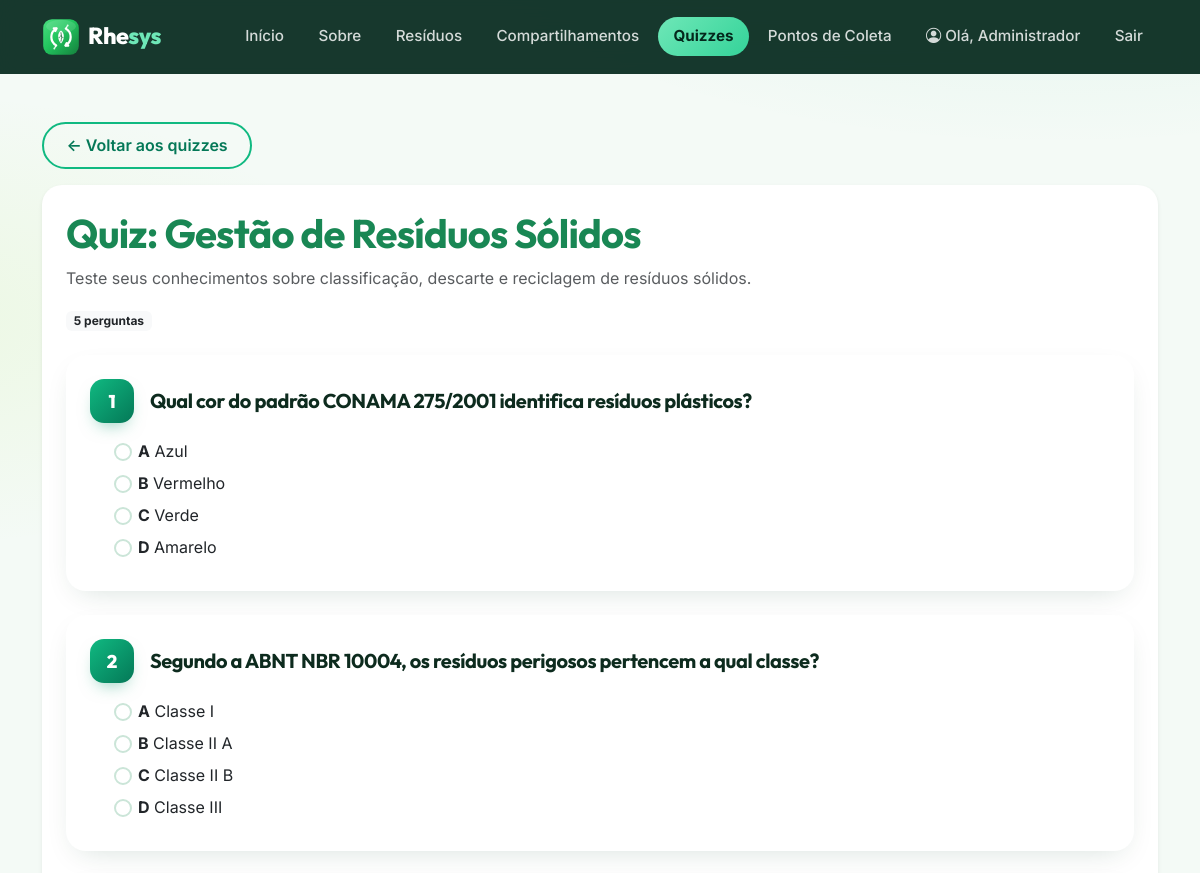
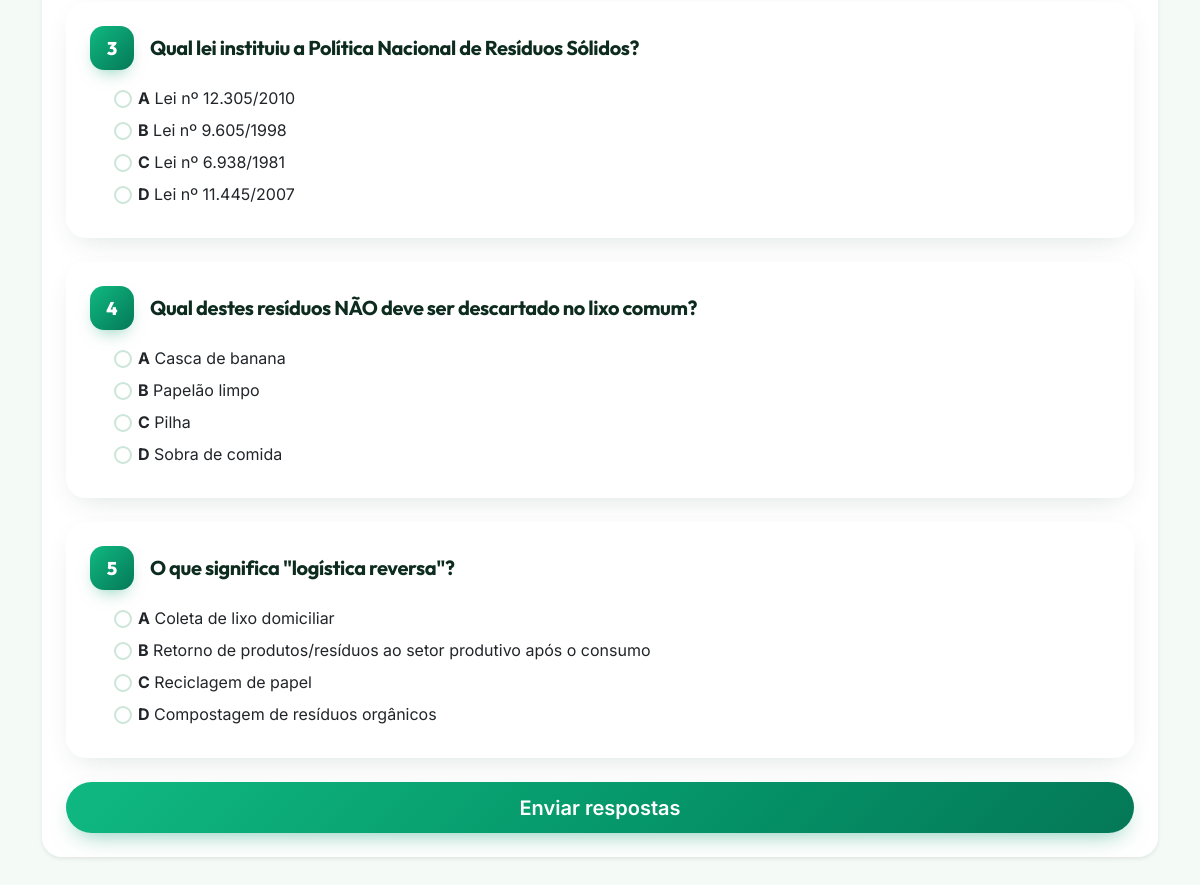
Screenshot of /pages/quiz.php?id=1 (signed in) with the database file from the repository (2 pictures, top to bottom).
### tables this page shows
CREATE TABLE quiz (
    id_quiz INT AUTO_INCREMENT PRIMARY KEY,
    titulo VARCHAR(150) NOT NULL,
    descricao TEXT
);

CREATE TABLE pergunta (
    id_pergunta INT AUTO_INCREMENT PRIMARY KEY,
    id_quiz INT NOT NULL,
    enunciado TEXT NOT NULL,
    alternativa_a VARCHAR(255) NOT NULL,
    alternativa_b VARCHAR(255) NOT NULL,
    alternativa_c VARCHAR(255) NOT NULL,
    alternativa_d VARCHAR(255) NOT NULL,
    resposta_correta CHAR(1) NOT NULL,
    INDEX idx_pergunta_quiz (id_quiz),
    CONSTRAINT fk_pergunta_quiz
        FOREIGN KEY (id_quiz) REFERENCES quiz(id_quiz)
        ON DELETE CASCADE ON UPDATE CASCADE,
    CONSTRAINT chk_resposta_correta
        CHECK (resposta_correta IN ('a', 'b', 'c', 'd'))
);

### pages/quiz.php (the view, shortened to what this page needs)
<?php
require_once __DIR__ . '/../config/conexao.php';
require __DIR__ . '/../includes/header.php';
$id_quiz = isset($_GET['id']) ? (int)$_GET['id'] : 0;
    ?>
    <?php
if ($id_quiz > 0) {
    $sql_quiz = "SELECT * FROM quiz WHERE id_quiz = :id";
    $stmt_quiz = $pdo->prepare($sql_quiz);
    $stmt_quiz->bindValue(':id', $id_quiz, PDO::PARAM_INT);
    $stmt_quiz->execute();
    $quiz = $stmt_quiz->fetch();
    $sql_perguntas = "SELECT * FROM pergunta WHERE id_quiz = :id ORDER BY id_pergunta";
    $stmt_perguntas = $pdo->prepare($sql_perguntas);
    $stmt_perguntas->bindValue(':id', $id_quiz, PDO::PARAM_INT);
    $stmt_perguntas->execute();
    $perguntas = $stmt_perguntas->fetchAll();
    ?>
    <a href="quiz.php" class="btn btn-outline-success mb-3">&larr; Voltar aos quizzes</a>
    <div class="card shadow-sm">
        <div class="card-body p-4">
            <h1 class="card-title text-success"><?php echo htmlspecialchars($quiz['titulo']); ?></h1>
            <p class="text-muted"><?php echo htmlspecialchars($quiz['descricao']); ?></p>
            <p class="badge bg-light text-dark mb-4"><?php echo count($perguntas); ?> perguntas</p>
            <?php if (count($perguntas) === 0): ?>
                <div class="alert alert-info">Este quiz ainda não possui perguntas cadastradas.</div>
            <?php else: ?>
                <form method="POST" action="quiz.php?id=<?php echo $id_quiz; ?>">
                    <?php foreach ($perguntas as $index => $p): ?>
                        <div class="info-card mb-4">
                            <div class="card-body p-4">
                                <div class="d-flex align-items-center gap-3 mb-3">
                                    <div class="q-num"><?php echo $index + 1; ?></div>
                                    <h5 class="mb-0"><?php echo htmlspecialchars($p['enunciado']); ?></h5>
                                </div>
                                <div class="ms-4">
                                    <?php foreach (['a', 'b', 'c', 'd'] as $alt): ?>
                                        <div class="form-check mb-2 quiz-option">
                                            <input class="form-check-input" type="radio"
                                                   name="respostas[<?php echo $p['id_pergunta']; ?>]"
                                                   id="p<?php echo $p['id_pergunta']; ?>_<?php echo $alt; ?>"
                                                   value="<?php echo $alt; ?>" required>
                                            <label class="form-check-label" for="p<?php echo $p['id_pergunta']; ?>_<?php echo $alt; ?>">
                                                <strong><?php echo strtoupper($alt); ?></strong>
                                                <?php echo htmlspecialchars($p['alternativa_' . $alt]); ?>
                                            </label>
                                        </div>
                                    <?php endforeach; ?>
                                </div>
                            </div>
                        </div>
                    <?php endforeach; ?>
                    <button type="submit" class="btn btn-success btn-lg w-100">
                        Enviar respostas
                    </button>
                </form>
            <?php endif; ?>
        </div>
    </div>
    <?php
    require __DIR__ . '/../includes/footer.php';
    exit;
}
?>
<?php require __DIR__ . '/../includes/footer.php'; ?>

### css/style.css (style rules this page uses)
:root { --rhe-50: #ecfdf5; --rhe-100: #d1fae5; --rhe-200: #a7f3d0; --rhe-300: #6ee7b7; --rhe-400: #34d399; --rhe-500: #10b981; --rhe-600: #059669; --rhe-700: #047857; --rhe-800: #065f46; --rhe-900: #064e3b; --rhe-950: #04281c; --rhe-ink: #0d2b1e; --rhe-lime: #a3e635; --rhe-bg: #f4faf6; --rhe-radius: 1.25rem; --rhe-shadow: 0 10px 30px -12px rgba(4, 66, 41, .18); --rhe-shadow-lg: 0 24px 60px -20px rgba(4, 66, 41, .35); }
* { -webkit-tap-highlight-color: transparent; }
html { scroll-behavior: smooth; }
body { font-family: 'Inter', system-ui, -apple-system, 'Segoe UI', sans-serif; background: radial-gradient(1100px 480px at 88% -8%, rgba(16, 185, 129, .10), transparent 60%), radial-gradient(900px 420px at -10% 18%, rgba(163, 230, 53, .10), transparent 55%), var(--rhe-bg); color: #20302a; display: flex; flex-direction: column; min-height: 100vh; -webkit-font-smoothing: antialiased; }
h1, h2, h3, h4, h5, h6 { font-family: 'Outfit', 'Inter', sans-serif; font-weight: 700; letter-spacing: -.02em; color: var(--rhe-ink); }
p { line-height: 1.65; }
a { color: var(--rhe-600); }
.btn { font-weight: 600; border-radius: 999px; }
.btn-success { background: linear-gradient(135deg, var(--rhe-500), var(--rhe-600) 55%, var(--rhe-700)); border: none; color: #fff; box-shadow: 0 10px 24px -10px rgba(5, 150, 105, .55); padding: .65rem 1.5rem; transition: transform .2s ease, box-shadow .2s ease, filter .2s ease; }
.btn-outline-success { border: 2px solid var(--rhe-500); color: var(--rhe-700); padding: .6rem 1.4rem; background: transparent; transition: all .2s ease; }
.info-card { border: none; border-radius: var(--rhe-radius); box-shadow: var(--rhe-shadow); height: 100%; background: #fff; }
.q-num { width: 44px; height: 44px; border-radius: 14px; background: linear-gradient(135deg, var(--rhe-500), var(--rhe-700)); color: #fff; font-family: 'Outfit', sans-serif; font-weight: 800; font-size: 1.15rem; display: grid; place-items: center; flex: 0 0 auto; box-shadow: 0 8px 18px -8px rgba(5, 150, 105, .55); }
.quiz-option .form-check-input { border: 2px solid #cbe5d8; width: 1.15em; height: 1.15em; margin-top: .22em; }
.quiz-option label { cursor: pointer; }
.card { border: none; border-radius: var(--rhe-radius); }

### rows the page displays
quiz: titulo "Quiz: Gestão de Resíduos Sólidos", descricao "Teste seus conhecimentos sobre classificação, descarte e reciclagem de resíduos sólidos."
pergunta: enunciado "Qual cor do padrão CONAMA 275/2001 identifica resíduos plásticos?", alt "A", alternativa_a "Azul", alt "B", alternativa_b "Vermelho", alt "C", alternativa_c "Verde", alt "D", alternativa_d "Amarelo"
pergunta: enunciado "Segundo a ABNT NBR 10004, os resíduos perigosos pertencem a qual classe?", alt "A", alternativa_a "Classe I", alt "B", alternativa_b "Classe II A", alt "C", alternativa_c "Classe II B", alt "D", alternativa_d "Classe III"
pergunta: enunciado "Qual lei instituiu a Política Nacional de Resíduos Sólidos?", alt "A", alternativa_a "Lei nº 12.305/2010", alt "B", alternativa_b "Lei nº 9.605/1998", alt "C", alternativa_c "Lei nº 6.938/1981", alt "D", alternativa_d "Lei nº 11.445/2007"
pergunta: enunciado "Qual destes resíduos NÃO deve ser descartado no lixo comum?", alt "A", alternativa_a "Casca de banana", alt "B", alternativa_b "Papelão limpo", alt "C", alternativa_c "Pilha", alt "D", alternativa_d "Sobra de comida"
pergunta: enunciado "O que significa \"logística reversa\"?", alt "A", alternativa_a "Coleta de lixo domiciliar", alt "B", alternativa_b "Retorno de produtos/resíduos ao setor produtivo após o consumo", alt "C", alternativa_c "Reciclagem de papel", alt "D", alternativa_d "Compostagem de resíduos orgânicos"

### other values shown
$item[0] "Início"
$item[0] "Sobre"
$item[0] "Resíduos"
$item[0] "Compartilhamentos"
$item[0] "Quizzes"
$item[0] "Pontos de Coleta"
$_SESSION['nome_usuario'] "Administrador"
count($perguntas) "5"
